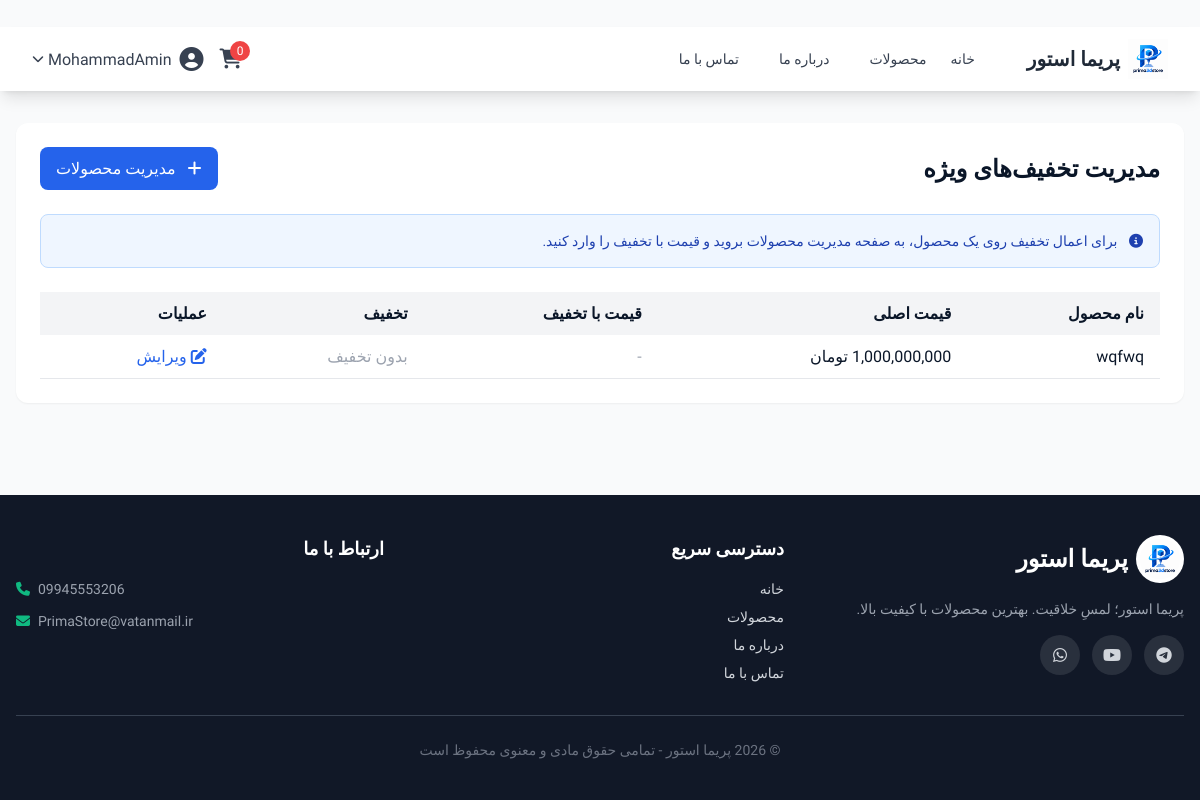
The app's page /admin/discounts (signed in), older data.
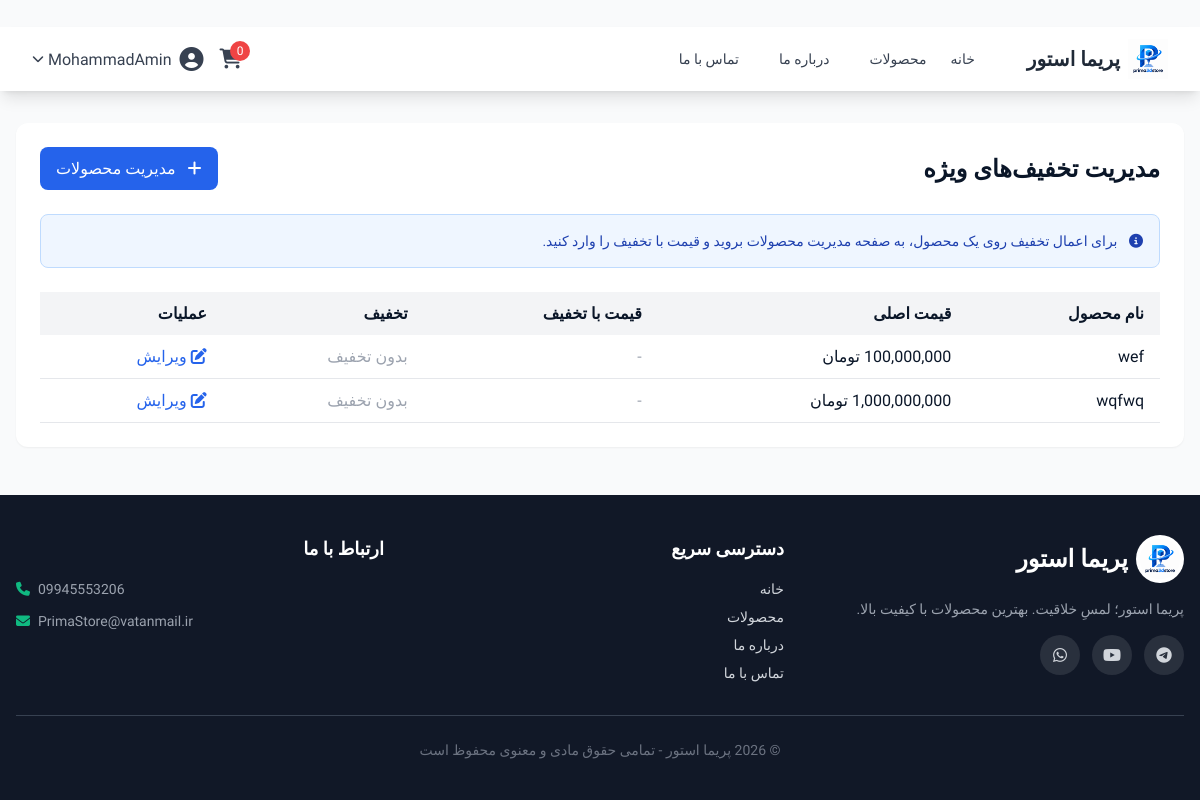
The same page, newer data.
### app/main.py (models this page shows)
class Product(db.Model):
    __tablename__ = 'products'
    id = db.Column(db.Integer, primary_key=True)
    name = db.Column(db.String(200), nullable=False)
    slug = db.Column(db.String(200), unique=True, nullable=False)
    description = db.Column(db.Text)
    price = db.Column(db.Numeric(10, 2), nullable=False)
    quantity = db.Column(db.Integer, default=0)
    category_id = db.Column(db.Integer, db.ForeignKey('categories.id'))
    user_id = db.Column(db.Integer, db.ForeignKey('users.id'))
    material = db.Column(db.String(100))
    color = db.Column(db.String(50), nullable=True)
    color_name = db.Column(db.String(50), nullable=True)
    is_available = db.Column(db.Boolean, default=True)
    status = db.Column(db.String(20), default='published')
    image_url = db.Column(db.String(300), nullable=True)
    discount_price = db.Column(db.Numeric(10, 2), nullable=True)
    sales_count = db.Column(db.Integer, default=0)
    view_count = db.Column(db.Integer, default=0)
    created_at = db.Column(db.DateTime, default=db.func.current_timestamp())

### app/main.py (the view)
@app.route('/admin/discounts')
@login_required
def admin_discounts():
    if not current_user.is_admin:
        flash('دسترسی غیرمجاز!', 'error')
        return redirect(url_for('index'))
    products = Product.query.order_by(Product.id.desc()).all()
    return render_template('admin/discounts.html', products=products)

### app/main.py (called while the page is built)
@login_manager.user_loader
def load_user(user_id):
    return User.query.get(int(user_id))

@app.template_filter('format_currency')
def format_currency(value):
    if value is None:
        return '۰ تومان'
    try:
        return f"{int(value):,} تومان"
    except:
        return '۰ تومان'

@app.context_processor
def inject_announcement():
    global announcement, announcement_link, announcement_page
    from datetime import datetime
    current_page = request.endpoint or ""
    show = False
    if announcement_page == "all":
        show = True
    elif announcement_page == "home" and current_page == "index":
        show = True
    elif announcement_page == "products" and current_page == "products":
        show = True
    elif announcement_page == "product" and current_page == "product_detail":
        show = True
    return {
        "announcement": announcement if show else None,
        "announcement_link": announcement_link if show else None,
        "now": datetime.now()
    }

### app/interfaces/templates/admin/discounts.html (shortened to what this page needs)
﻿{% extends "base.html" %}
{% block content %}
<div class="bg-white rounded-xl shadow-sm p-6">
    <div class="flex justify-between items-center mb-6">
        <h1 class="text-2xl font-bold">مدیریت تخفیف‌های ویژه</h1>
        <a href="/admin/products" class="bg-blue-600 text-white px-4 py-2 rounded-lg hover:bg-blue-700 transition">
            <i class="fas fa-plus ml-2"></i> مدیریت محصولات
        </a>
    </div>
    <div class="mb-6 p-4 bg-blue-50 rounded-lg border border-blue-200">
        <p class="text-sm text-blue-800">
            <i class="fas fa-info-circle ml-2"></i>
            برای اعمال تخفیف روی یک محصول، به صفحه مدیریت محصولات بروید و قیمت با تخفیف را وارد کنید.
        </p>
    </div>
    <div class="overflow-x-auto">
        <table class="w-full">
            <thead>
                <tr class="bg-gray-100">
                    <th class="px-4 py-3 text-right">نام محصول</th>
                    <th class="px-4 py-3 text-right">قیمت اصلی</th>
                    <th class="px-4 py-3 text-right">قیمت با تخفیف</th>
                    <th class="px-4 py-3 text-right">تخفیف</th>
                    <th class="px-4 py-3 text-right">عملیات</th>
                </tr>
            </thead>
            <tbody>
                {% for product in products %}
                <tr class="border-b hover:bg-gray-50">
                    <td class="px-4 py-3">{{ product.name }}</td>
                    <td class="px-4 py-3">{{ product.price|format_currency }}</td>
                    <td class="px-4 py-3">
                        {% if product.discount_price and product.discount_price < product.price %}
                            <span class="text-red-600 font-bold">{{ product.discount_price|format_currency }}</span>
                        {% else %}
                            <span class="text-gray-400">-</span>
                        {% endif %}
                    </td>
                    <td class="px-4 py-3">
                        {% if product.discount_price and product.discount_price < product.price %}
                            <span class="bg-green-100 text-green-800 px-2 py-1 rounded text-sm font-bold">
                                {{ ((product.price - product.discount_price) / product.price * 100)|round|int }}%
                            </span>
                        {% else %}
                            <span class="text-gray-400">بدون تخفیف</span>
                        {% endif %}
                    </td>
                    <td class="px-4 py-3">
                        <a href="/admin/products/edit/{{ product.id }}" class="text-blue-600 hover:text-blue-800">
                            <i class="fas fa-edit"></i> ویرایش
                        </a>
                    </td>
                </tr>
                {% endfor %}
            </tbody>
        </table>
    </div>
</div>
{% endblock %}

Row changes from the older to the newer data that the page shows:
added Product: name "wef", price "100,000,000 تومان", shows "بدون تخفیف"
